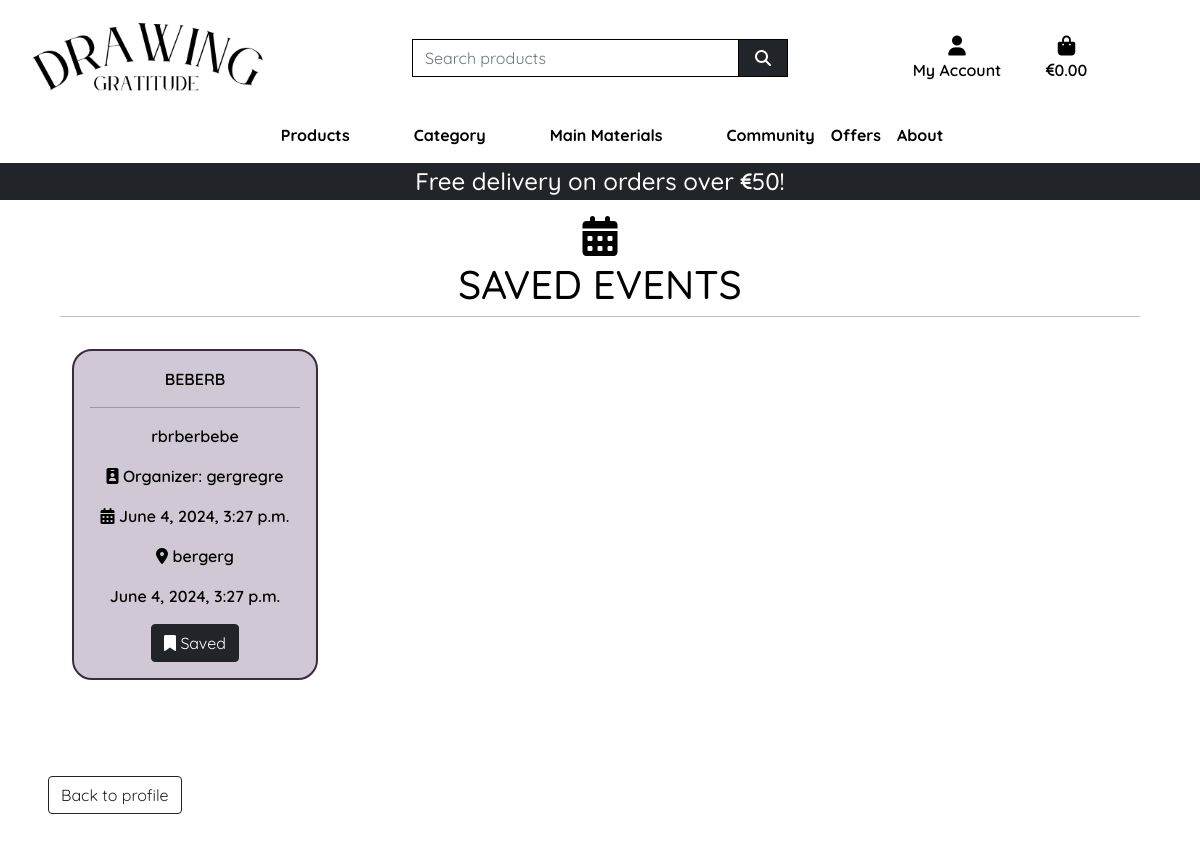
The page /profile/saved_events/ (signed in) on the database its author committed.
### events/models.py (models this page shows, shortened)
class Event(models.Model):
    title = models.CharField(max_length=255)
    description = models.TextField()
    date_and_time = models.DateTimeField()
    location = models.CharField(max_length=255)
    organizer = models.CharField(max_length=255)
    save_event = models.ManyToManyField(User, related_name='saved_events')

### profiles/views.py (the view)
# urls.py: path('saved_events/', views.saved_events, name='saved_events'),
def saved_events(request):
    saved_events = Event.objects.filter(save_event=request.user)
    return render(request, 'profiles/saved_events.html', {'saved_events': saved_events})

### bag/contexts.py (called while the page is built, shortened)
def bag_contents(request):
    bag_items = []
    total = 0
    total_discounted_price = 0
    product_count = 0
    bag = request.session.get('bag', {})
    delivery = total * Decimal(settings.STANDARD_DELIVERY_PERCENTAGE / 100) if total < settings.FREE_DELIVERY_THRESHOLD else 0
    grand_total = total + delivery
    context = {
        'bag_items': bag_items,
        'total': total,
        'total_discounted_price': total_discounted_price,
        'product_count': product_count,
        'delivery': delivery,
        'free_delivery_delta': max(0, settings.FREE_DELIVERY_THRESHOLD - total),
        'free_delivery_threshold': settings.FREE_DELIVERY_THRESHOLD,
        'grand_total': grand_total,
    }
    return context

### profiles/templates/profiles/saved_events.html (shortened to what this page needs)
{% extends "base.html" %}
{% load static %}
{% load crispy_forms_tags %}
{% block extra_css %}
    <link rel="stylesheet" href="{% static 'profiles/css/profile.css' %}">
{% endblock %}
{% block page_header %}
    <div class="container header-container">
    </div>
{% endblock %}
{% block content %}
<div class="container-fluid mt-5">
    <div class="row text-center m-5">
        <h1 class="text-uppercase"><i class="fa-solid fa-calendar-days"></i><br>Saved Events</h1>        <hr>
        {% if saved_events %}
            {% for event in saved_events %}
            <div class="col-3 mt-3" id="event-{{ event.pk }}">
              <div class="card event-card">
                <div class="card-body">
                  <span class="text-uppercase">{{ event.title }}</span>
                  <hr>
                  <p>{{ event.description }}</p>
                  <p><i class="fa-solid fa-id-badge"></i> Organizer: {{ event.organizer }}</p>
                  <p><i class="fa-solid fa-calendar-days"></i> {{ event.date_and_time }}</p>
                  <p><i class="fa-solid fa-location-dot"></i> {{ event.location }}</p>
                  {% if event.date_and_time > now %}
                    <p><i class="fa-regular fa-clock"></i> Remaining Time:<br><span id="countdown-{{ event.pk }}">{{ event.date_and_time }}</span></p>
                  {% else %}
                    <p><span id="countdown-{{ event.pk }}">{{ event.date_and_time }}</span></p>
                  {% endif %}
                <form action="{% url 'unsave_event_profile' event.id %}" method="post">
                <button type="submit" class="btn btn-dark"><i class="fa-solid fa-bookmark"></i> Saved</button>
                </form>
                </div>
              </div>
            </div>
          {% endfor %}
        {% else %}
          <p class="text-center">No events saved yet.</p>
        {% endif %}
      </div>
    </div>
    <a class="btn btn-outline-dark m-5" href="{% url 'profile' %}">Back to profile</a>
{% endblock %}

### static/css/base.css (style rules this page uses)
html { height: 100%; }
body { background-color: white; font-family: "Quicksand", sans-serif; font-optical-sizing: auto; font-weight: 600; color: black; }
.event-card { border: 2px solid #3d2b3d; border-radius: 20px; background-color: #9684a172; }
@media (min-width: 1200px) { .container { max-width: 80%; } }
@media (min-width: 992px) { .header-container { padding-top: 164px; } }

### rows shown on the page
Event: title "BEBERB", description "rbrberbebe", organizer "gergregre", date_and_time "June 4, 2024, 3:27 p.m.", location "bergerg"

### other values the page prints
{{ free_delivery_threshold }} "50"
